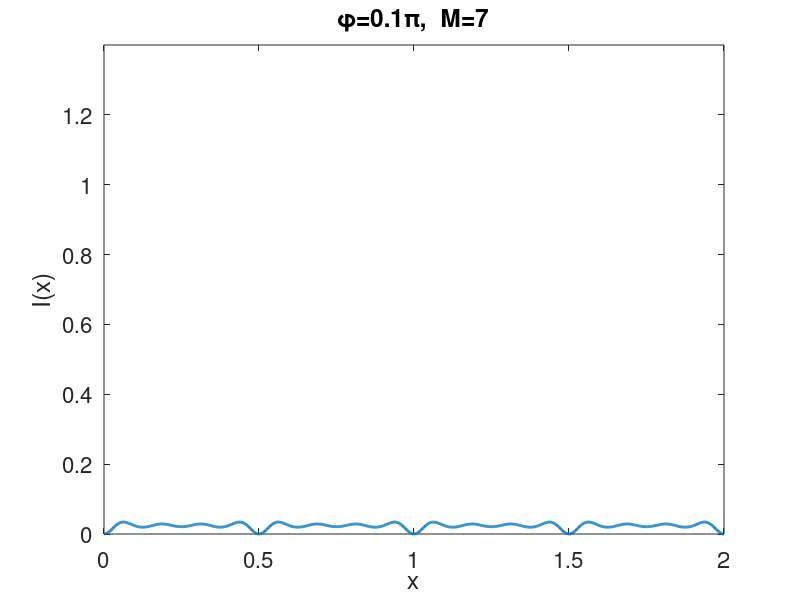

MATLAB code to generate this figure:
clear
%close all

set (0, 'defaultaxesfontsize', 16)
set (0, 'defaulttextfontsize', 16) 
set (0, 'defaultlinelinewidth', 2)

x=linspace(0,2,1000);
d=1;
phi=0.1*pi;
M=7;


figure

%for M=1:30 
    I=zeros(size(x));
    I=zeros(size(x));
for m=1:2:M
    I=I+1/m*sin(2*pi*m*x/d);
end
    I=I.^2*sin(phi/2)^2*(4/pi)^2;

plot(x,I) 
title(['\phi=',num2str(phi/pi),'\pi,  M=',num2str(M)])
xlabel('x')
ylabel('I(x)')
axis([min(x),max(x),0,1.4])
drawnow

pause(0.5)
%end
    